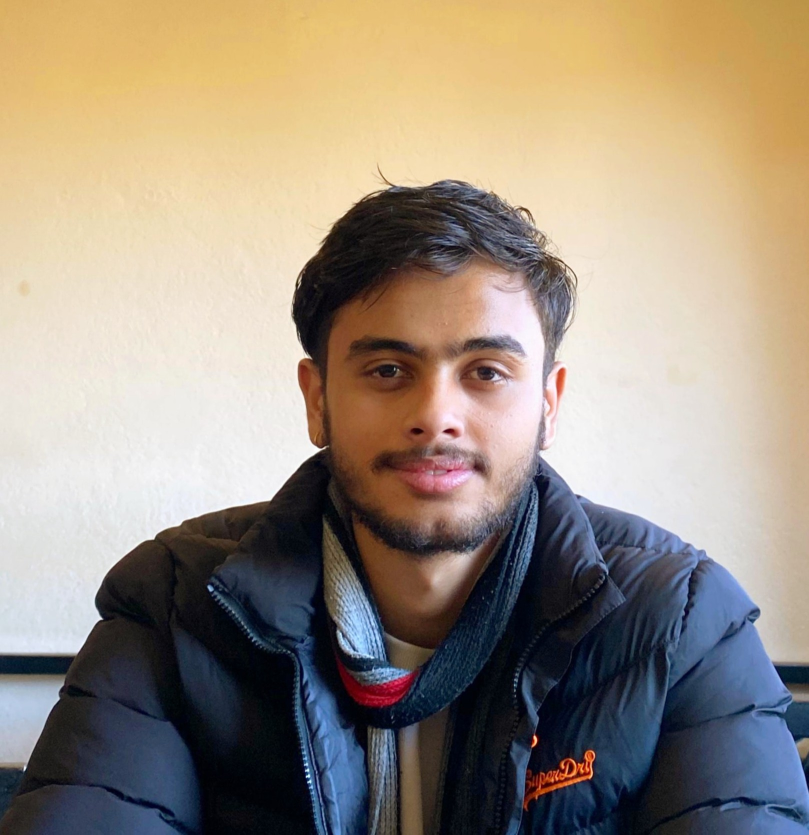
#> input picture semester-5/ip/codes/img/samir.jpg, 1617 x 1669 px (shown at 1/2 size)
$ jupyter execute 1_Gray_level_slicing.ipynb
#> lines starting #> are read from the running program, lines starting #| are printed output that depends on the picture; after the words box and inside, x2 and y2 are one past the last pixel; in counts of white or black regions, pixels touching at a corner belong together
<a href="https://colab.research.google.com/github/gunjanak/Digital_Image_processing/blob/main/1_Gray_level_slicing.ipynb" target="_parent"></a>

**Gray Level Slicing**

It is used to highlight a specific rangeof intensities in an image that might be of interest.

Two common approaches:

*   Set all the pixel values with a range of interest to one value (white) and all others to another value (black) produces a binary image.
*  Brighten(or darken) pixel values in a range of interest and leave all others unchanged.

It is useful highlighting features in an image.

[cell 1]
#import libraries
import numpy as np
from PIL import Image
import matplotlib.pyplot as plt

[cell 2]
#read the image
# reading image and converting to gray scale
img = Image.open('img/samir.jpg').convert('L')
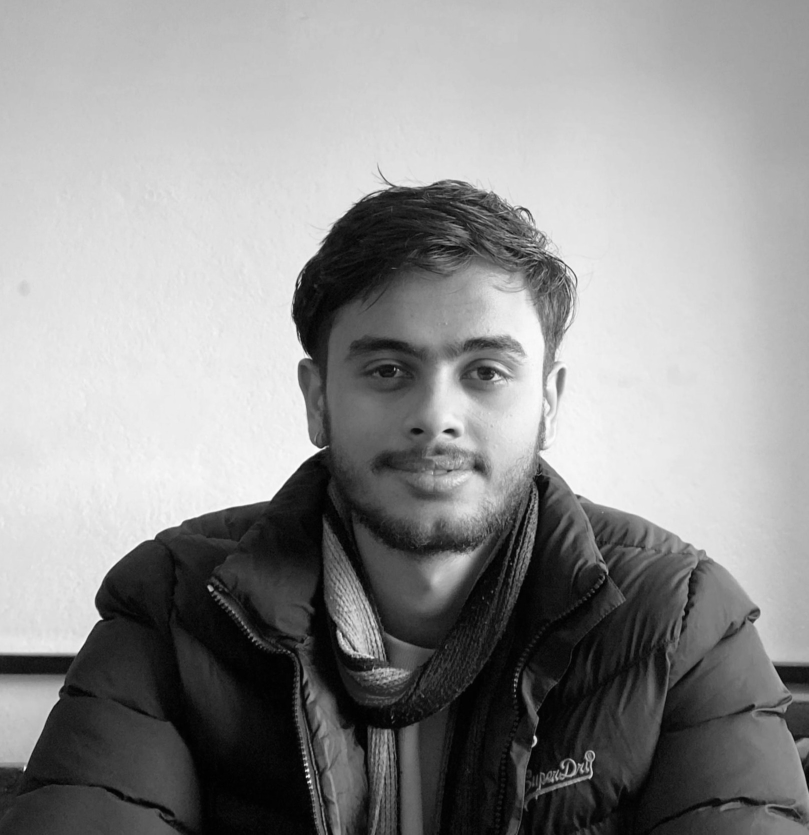
#> img: PIL image 1617x1669 L (shown at 1/2 size); min 0, max 255, mean 144.2
# display image
img

[cell 3]
img = img.resize((400,400), Image.Resampling.LANCZOS)
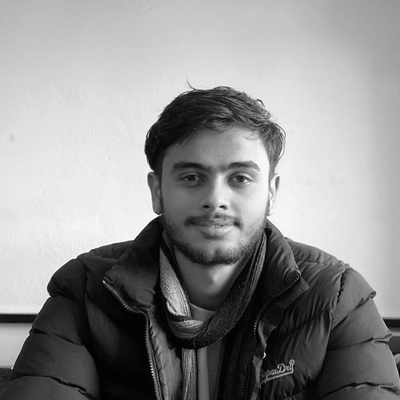
#> img: PIL image 400x400 L; min 0, max 255, mean 144.2
# convert to numpy array
numpy_image = np.array(img)

[cell 4]
numpy_image.shape
row = numpy_image.shape[0]
#> row = 400
column = numpy_image.shape[1]
#> column = 400

#Set all the pixel values with a range of interest to one value (white) and all others to another value (black) produces a binary image.

[cell 5]
new_array = np.zeros(shape=(row,column))

[cell 6]
for i in range(row):
  for j in range(column):
    new_array[i][j] = numpy_image[i][j]

[cell 7]
new_array

[cell 8]
numpy_image

[cell 9]
for i in range(row):
  for j in range(column):
    if((numpy_image[i][j]>100)&(numpy_image[i][j]<150)):
      new_array[i][j] = 255
    else:
      new_array[i][j] = 0
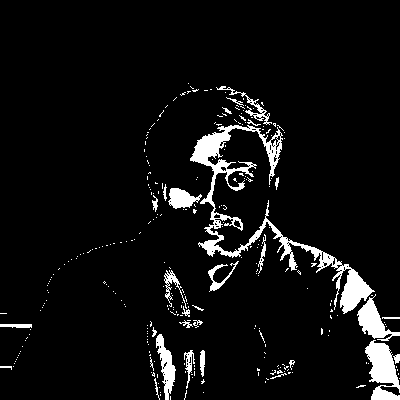
#> new_array: shape (400, 400) float64; 6.3% white; 283 white regions (253 under 20 px), largest, box (x1, y1, x2, y2) and area: (190, 125, 375, 314) 4441, (365, 340, 400, 400) 1269, (357, 294, 400, 341) 788

[cell 10]
new_array

[cell 11]
gray_level_slicing_image = Image.fromarray(new_array)
gray_level_slicing_image = gray_level_slicing_image.convert("L")
gray_level_slicing_image

# Brighten(or darken) pixel values in a range of interest and leave all others unchanged.

[cell 12]
new_array2 = np.zeros(shape=(row,column))

[cell 13]
for i in range(row):
  for j in range(column):
    if((numpy_image[i][j]>100)&(numpy_image[i][j]<150)):
      new_array2[i][j] = 0
    else:
      new_array2[i][j] = numpy_image[i][j]
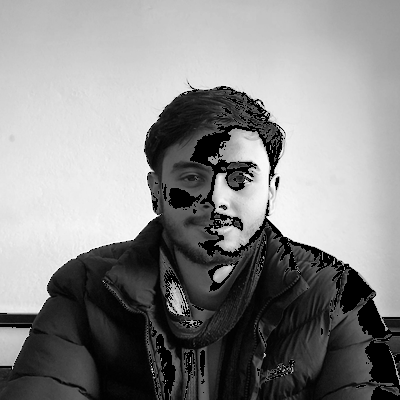
#> new_array2: shape (400, 400) float64; min 0, max 255, mean 136.6

[cell 14]
gray_level_slicing_image2 = Image.fromarray(new_array2)
gray_level_slicing_image2 = gray_level_slicing_image2.convert("L")
#> gray_level_slicing_image2: PIL image 400x400 L
gray_level_slicing_image2
